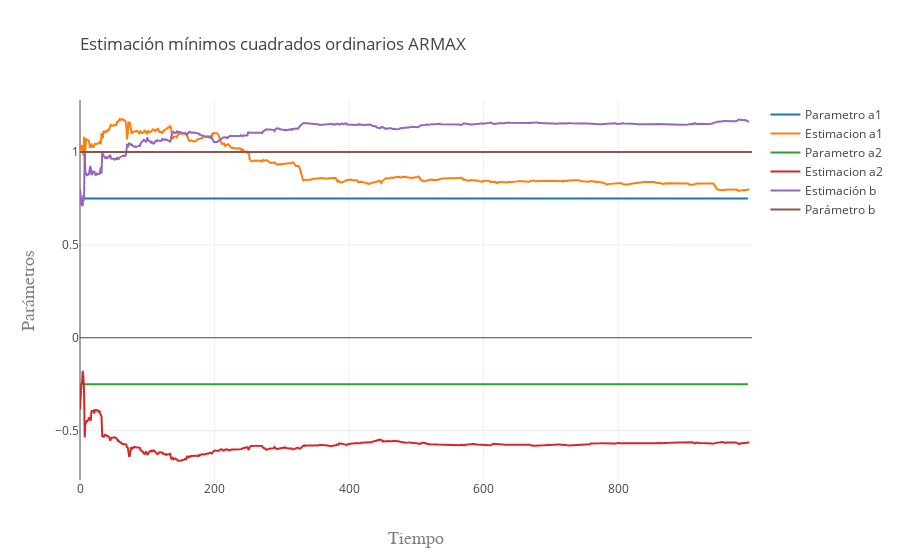

The notebook cell saved with this chart:
### Code cell
trace = go.Scatter(
    y = a1,
    x = np.arange(nobs),
    name = 'Parametro a1')

trace1 = go.Scatter(
    y = c3,
    x = np.arange(nobs),
    name = 'Estimacion a1')

trace2 = go.Scatter(
    y = a2,
    x = np.arange(nobs),
    name = 'Parametro a2')

trace3 = go.Scatter(
    y = c2,
    x = np.arange(nobs),
    name = 'Estimacion a2')

trace4 = go.Scatter(
    y = c1,
    x = np.arange(nobs),
    name = 'Estimación b')

trace5 = go.Scatter(
    y = [1 for _ in range(nobs)],
    x = np.arange(nobs),
    name = 'Parámetro b')


layout = go.Layout(
    title=go.layout.Title(
        text='Estimación mínimos cuadrados ordinarios ARMAX',
        xref='paper',
        x=0
    ),
    xaxis=go.layout.XAxis(
        title=go.layout.xaxis.Title(
            text='Tiempo',
            font=dict(
                family='Courier New, monospace',
                size=18,
                color='#7f7f7f'
            )
        )
    ),
    yaxis=go.layout.YAxis(
        title=go.layout.yaxis.Title(
            text='Parámetros',
            font=dict(
                family='Courier New, monospace',
                size=18,
                color='#7f7f7f'
            )
        )
    )
)
traces = [trace, trace1, trace2, trace3, trace4, trace5]

fig = go.Figure(data=traces, layout=layout)
py.iplot(fig,filename='ARMAXx')

### Figure 1 — Plotly figure (JSON) as saved in the notebook; plotly's stock layout.template omitted (floating-point values rounded to 4 significant figures; data arrays with more than 128 entries replaced by an {"elided": "..."} marker saying what was removed)
{"data": [{"name": "Parametro a1", "type": "scatter", "uid": "de287974-21f0-42a5-bffd-072d0a867c13", "x": {"elided": "1000 int values"}, "y": {"elided": "994 float values"}}, {"name": "Estimacion a1", "type": "scatter", "uid": "802154e5-d6e3-40f6-8d23-4d384474ee33", "x": {"elided": "1000 int values"}, "y": {"elided": "996 float values"}}, {"name": "Parametro a2", "type": "scatter", "uid": "ddce92c5-ccaa-4f33-987f-f0ce57b912d1", "x": {"elided": "1000 int values"}, "y": {"elided": "994 float values"}}, {"name": "Estimacion a2", "type": "scatter", "uid": "64888d5c-26a2-4d6c-9da8-7e7dce29dbff", "x": {"elided": "1000 int values"}, "y": {"elided": "996 float values"}}, {"name": "Estimación b", "type": "scatter", "uid": "4534913a-0cc7-4187-9dce-8a68d31edef4", "x": {"elided": "1000 int values"}, "y": {"elided": "996 float values"}}, {"name": "Parámetro b", "type": "scatter", "uid": "6be5df30-5a19-4561-a984-d35bf81b41d5", "x": {"elided": "1000 int values"}, "y": {"elided": "1000 int values"}}], "layout": {"autosize": true, "title": {"text": "Estimación mínimos cuadrados ordinarios ARMAX", "x": 0, "xref": "paper"}, "xaxis": {"autorange": true, "range": [0, 999], "title": {"font": {"color": "#7f7f7f", "family": "Courier New, monospace", "size": 18}, "text": "Tiempo"}, "type": "linear"}, "yaxis": {"autorange": true, "range": [-0.7656, 1.28], "title": {"font": {"color": "#7f7f7f", "family": "Courier New, monospace", "size": 18}, "text": "Parámetros"}, "type": "linear"}}}
